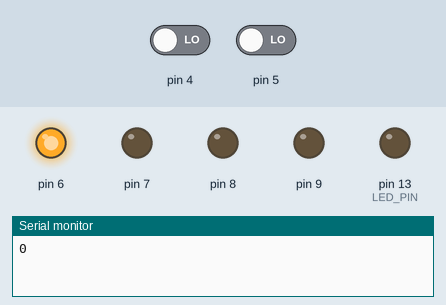
Recording of a sketch running on a simulated Arduino Nano, built with avr-gcc and run on an emulated ATmega328P. On the bench: output pins drawn as LEDs (lit = HIGH), the last lines printed to the serial monitor. The inputs (shaded band) are chosen by the test bench; at power-on: pin 4 LOW, pin 5 LOW.

Above: at 2.2 s.
2.3 s: pin 4 driven HIGH
At 3.0 s:
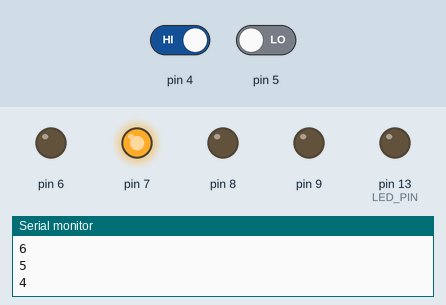
3.8 s: pin 4 driven LOW
At 4.2 s:
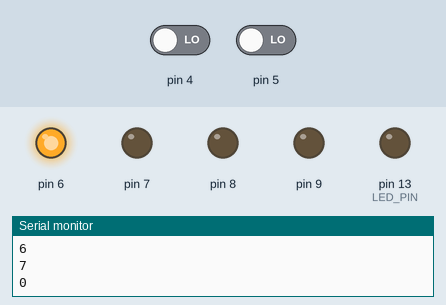
5.3 s: pin 4 driven HIGH and pin 5 driven HIGH
At 6.5 s:
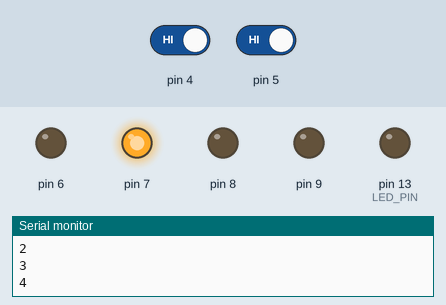
6.8 s: pin 4 driven LOW
At 7.7 s:
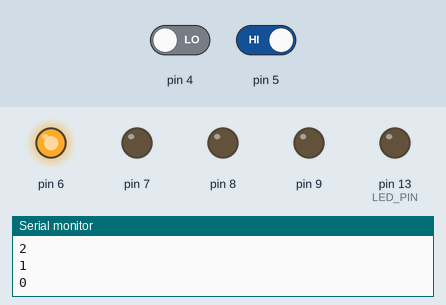
Timing chart, 0 to 9.3 s (numbered marks = the images above; inputs shaded):
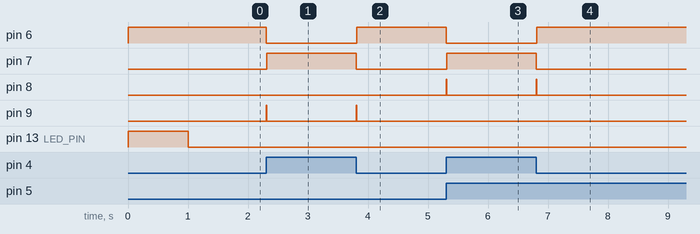

The sketch:

LensController.ino
```cpp
/*
    Name:       LensController.ino
    Created:	20.12.2023 22:04:51
    Author:     PAWELK-MOB\PAWEL
*/
#include "StepperController.h"
#define LED_PIN 13

StepperController stepperZoom(4, 5, 6, 7, 8, 9);
StepperController stepperFocus(10, 11, 12, 12, 14, 15);

void setup()
{
	Serial.begin(115200);
	while (!Serial);
	pinMode(LED_PIN, OUTPUT);
	stepperZoom.initialize();
	digitalWrite(LED_PIN, 1);
	delay(1000);
	digitalWrite(LED_PIN, 0);
}

void loop()
{
	//delayMicroseconds(500);
	stepperZoom.loop();
	//stepperFocus.loop();
	//digitalWrite(LED_PIN, !digitalRead(LED_PIN));

}
```

StepperController.h
```cpp
#pragma once
#define MICROSTEP_DELAY_ms 5
class StepperController
{
public:
	StepperController(uint16_t encA_CLK_pin, uint16_t encB_DT_pin,
		uint16_t step_A1_pin, uint16_t step_A2_pin, uint16_t step_B1_pin, uint16_t step_B2_pin) {
		encA_clk_pin = encA_CLK_pin;
		encB_dt_pin = encB_DT_pin;
		step_a1_pin = step_A1_pin;
		step_a2_pin = step_A2_pin;
		step_b1_pin = step_B1_pin;
		step_b2_pin = step_B2_pin;
	}

	void initialize() {
		pinMode(encA_clk_pin, INPUT);
		pinMode(encB_dt_pin, INPUT);
		pinMode(step_a1_pin, OUTPUT);
		pinMode(step_a2_pin, OUTPUT);
		pinMode(step_b1_pin, OUTPUT);
		pinMode(step_b2_pin, OUTPUT);
		enc_counter = 0;
		stepIndex = 0;
		encA_last_state = digitalRead(encA_clk_pin);
		set_step(0);
	}

	void loop() {
		encA_state = digitalRead(encA_clk_pin);

		if (encA_state != encA_last_state) {
			Serial.print("\r\nNew clk: "); Serial.println(encA_state);
			if (digitalRead(encB_dt_pin) != encA_state) {
				enc_counter++;
				//rotateCW();
			}
			else {
				enc_counter--;
				//rotateCCW();
			}
			Serial.print("\r\nNew enc_counter: "); Serial.println(enc_counter);
		}
		encA_last_state = encA_state;
		check_state();
	}
private:
	uint16_t encA_clk_pin, encB_dt_pin;
	int enc_counter, encA_state, encA_last_state;
	uint16_t step_a1_pin, step_a2_pin, step_b1_pin, step_b2_pin;
	int stepIndex;
	const uint8_t stepArray[8][4] = {
		/* A1, A2, B1, B2 */
		{1,0,0,0},
		{1,0,1,0},
		{0,0,1,0},
		{0,1,1,0},
		{0,1,0,0},
		{0,1,0,1},
		{0,0,0,1},
		{1,0,0,1} };

	// aktualnie wykonywany krok
	int curr_enc_counter = 0;
	// od 4 do 0 - 4 mikrokroki
	int curr_microstep = 0;
	uint64_t last_ms = 0;

	void check_state()
	{
		/* 1. OBS£UGA BEZCZYNNO CI POMIÊDZY MIKROKROKAMI */
		if (last_ms > 0) {
			// trwa cykl - sprawdzenie czy ju¿ zakoñczyæ
			auto ms = millis();
			if (ms - last_ms >= MICROSTEP_DELAY_ms) {
				// cykl zakoñczony
				last_ms = 0;
			}
			else {
				// czekamy... na nastêpny loop
				return;
			}
		}

		/* 2. OBS£UGA MIKROKROKÓW */
		if (curr_microstep != 0) {
			// trwa cykl - next micro-step
			if (curr_microstep < 0) {
				curr_microstep++;
				set_step(++stepIndex & 0x07);
			}
			else {
				curr_microstep--;
				set_step(--stepIndex & 0x07);
			}
			last_ms = millis();
			return;
		}

		/* 3. OBS£UGA KROKÓW */
		if (enc_counter != curr_enc_counter) {
			// pod¹¿amy za encoderem
			if (enc_counter > curr_enc_counter) {
				curr_enc_counter++;
				curr_microstep = 4;
			}
			else {
				curr_enc_counter--;
				curr_microstep = -4;
			}
		}
	}

	void set_step(int index) {
		Serial.println(index);
		digitalWrite(step_a1_pin, stepArray[index][0]);
		digitalWrite(step_a2_pin, stepArray[index][1]);
		digitalWrite(step_b1_pin, stepArray[index][2]);
		digitalWrite(step_b2_pin, stepArray[index][3]);
		//delayMicroseconds(MICROSTEP_DELAY_US);
	}

	void rotateCW() {
		set_step(++stepIndex & 0x07);
		set_step(++stepIndex & 0x07);
		set_step(++stepIndex & 0x07);
		set_step(++stepIndex & 0x07);
	}

	void rotateCCW() {
		set_step(--stepIndex & 0x07);
		set_step(--stepIndex & 0x07);
		set_step(--stepIndex & 0x07);
		set_step(--stepIndex & 0x07);
	}
};
```

Measured:
- after the input at 2.3 s, pin 6: HIGH → LOW at once; pin 7: LOW → HIGH at once; pin 9: LOW → HIGH at once, → LOW 0.01 s later
- after the input at 3.8 s, pin 6: LOW → HIGH at once; pin 7: HIGH → LOW at once; pin 9: LOW → HIGH at once, → LOW 0.02 s later
- after the input at 5.3 s, pin 6: HIGH → LOW at once; pin 7: LOW → HIGH at once; pin 8: LOW → HIGH at once, → LOW 0.02 s later
- after the input at 6.8 s, pin 6: LOW → HIGH at once; pin 7: HIGH → LOW at once; pin 8: LOW → HIGH at once, → LOW 0.01 s later
